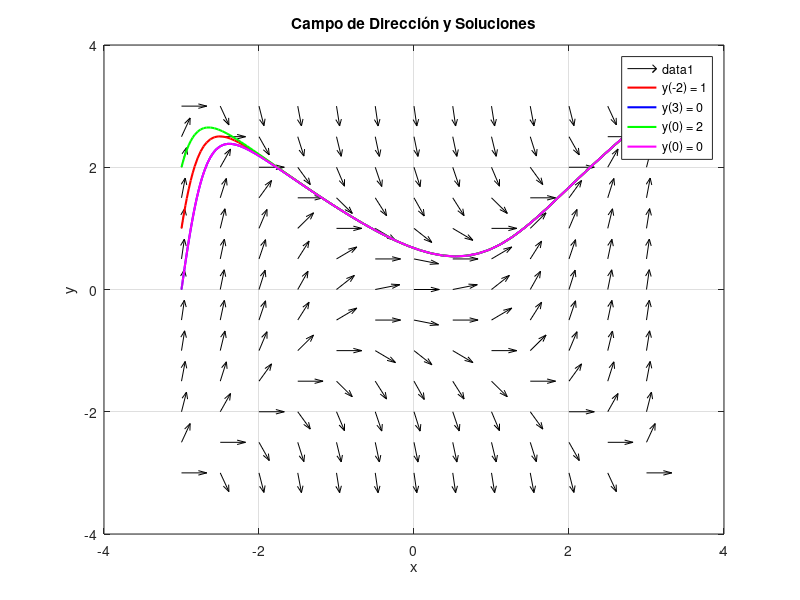

The MATLAB script that drew this image:
% Programa para generar isoclinas de Ecuaciones Diferenciales de primer orden
%
%                                      Universidad Autónoma de Aguascalientes
% @autor: Fracnisco Javier Sanchez Vallin
% @version: 2025.1
% @surso: ISC 4C Ecuaciones Diferenciales

clc; clear; close all;

% Definir la ecuación diferencial dy/dx = f(x, y)
f = @(x, y) x.^2 - y.^2;  % <-- CAMBIAR AQUÍ SI DESEAS MODIFICAR LA ECUACIÓN

% Definir el rango de valores para la malla
[x, y] = meshgrid(-3:0.5:3, -3:0.5:3);  % Rango de x e y

% Calcular el campo de dirección
dy = f(x, y);
dx = ones(size(dy));  % dx es 1 para visualizar la dirección del campo

% Normalizar los vectores
L = sqrt(dx.^2 + dy.^2);
dx = dx ./ L;
dy = dy ./ L;

% Graficar el campo de dirección
quiver(x, y, dx, dy, 0.5, "k");
hold on;

% Definir y resolver las ecuaciones diferenciales para diferentes condiciones iniciales
tspan = [-3 3];  % Intervalo de solución
sol_colors = ['r', 'b', 'g', 'm'];  % Colores para cada solución

% Condiciones iniciales
y0_values = [1, 0, 2, 0];  % <-- CAMBIAR AQUÍ SI QUIERES OTRAS CONDICIONES INICIALES
x0_values = [-2, 3, 0, 0]; % <-- CAMBIAR AQUÍ SI QUIERES OTRAS CONDICIONES INICIALES

for i = 1:length(y0_values)
    x0 = x0_values(i);
    y0 = y0_values(i);

    % Resolver la ecuación diferencial
    [t, y] = ode45(@(t, y) f(t, y), tspan, y0);

    % Graficar la solución
    plot(t, y, sol_colors(i), 'LineWidth', 1.5, 'DisplayName', sprintf('y(%d) = %d', x0, y0));
end

xlabel('x');
ylabel('y');
title('Campo de Dirección y Soluciones');
legend show;
grid on;
hold off;
